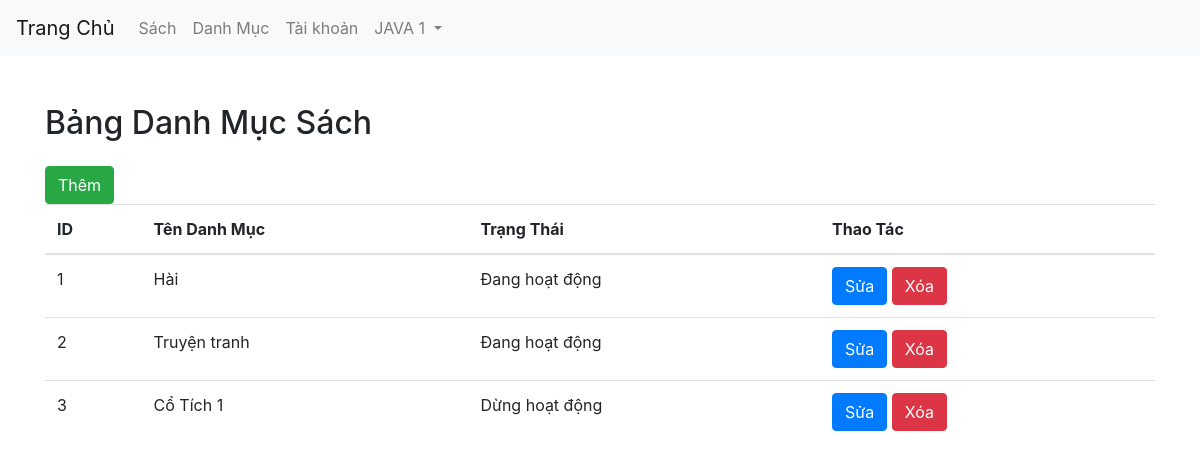
The page /xuong/admin/index.php?act=danhmuc (signed in) on the database its author committed.
### tables this page shows
CREATE TABLE `danhmucsach` (
  `id` int(11) NOT NULL,
  `ten_danh_muc` varchar(255) NOT NULL,
  `trang_thai` tinyint(4) DEFAULT 1
);

### xuong/admin/models/pdo.php (called while the page is built, shortened)
<?php
function pdo_get_connection(){
    $servername = "localhost";
    $username = "root";
    $password = "";
    $database = "xuong";
    try {
        $conn = new PDO("mysql:host=$servername;dbname=$database", $username, $password);
        $conn->setAttribute(PDO::ATTR_ERRMODE, PDO::ERRMODE_EXCEPTION);
        return $conn;
    } catch(PDOException $e) {
        echo "Connection failed: " . $e->getMessage();
    }
}
function pdo_query($sql){
    $sql_args=array_slice(func_get_args(),1);
    try{
        $conn=pdo_get_connection();
        $stmt=$conn->prepare($sql);
        $stmt->execute($sql_args);
        $rows=$stmt->fetchAll();
        return $rows;
    }
    catch(PDOException $e){
        throw $e;
    }
    finally{
        unset($conn);
    }
}
?>

### xuong/admin/models/danhmuc.php (called while the page is built, shortened)
<?php
function getAllDM()
{
    $sql = "select * from danhmucsach";
    $get= pdo_query($sql);
    return $get;
}

### xuong/admin/views/danhMuc/list.php (the view, shortened to what this page needs)
<!DOCTYPE html>
<html lang="en">
<head>
    <link rel="stylesheet" href="https://stackpath.bootstrapcdn.com/bootstrap/4.5.2/css/bootstrap.min.css">
</head>
<body>
<?php include "views/menu/menu.php"?>
<div class="container mt-5">
    <h2 class="mb-4">Bảng Danh Mục Sách</h2>
    <a href="index.php?act=themdanhmuc"><button class="btn btn-success">Thêm</button></a>
    <table class="table">
        <thead>
        <tr>
            <th>ID</th>
            <th>Tên Danh Mục</th>
            <th>Trạng Thái</th>
            <th>Thao Tác</th>
        </tr>
        </thead>
        <tbody>
        <?php foreach ($listDM as $dm){
            extract($dm);
            if($trang_thai == 1){
                $tt = "Đang hoạt động";
            }else{
                $tt = "Dừng hoạt động";
            }
         ?>
            <tr>
                <td><?=$id?></td>
                <td><?=$ten_danh_muc?></td>
                <td><?=$tt?></td>
                <td>
                    <a href="index.php?act=trangcapnhatdm&id=<?=$id?>"><button class="btn btn-primary">Sửa</button></a>
                    <a href="index.php?act=xoadm&id=<?=$id?>"><button class="btn btn-danger" onclick="return xoa()">Xóa</button></a>
                </td>
            </tr>
        <?php } ?>
        </tbody>
    </table>
</div>
</body>
</html>

### rows shown on the page
danhmucsach: id "1", ten_danh_muc "Hài", trang_thai "Đang hoạt động"
danhmucsach: id "2", ten_danh_muc "Truyện tranh", trang_thai "Đang hoạt động"
danhmucsach: id "3", ten_danh_muc "Cổ Tích 1", trang_thai "Dừng hoạt động"

### other values the page prints
$_SESSION['user']['ten'] "JAVA 1"
